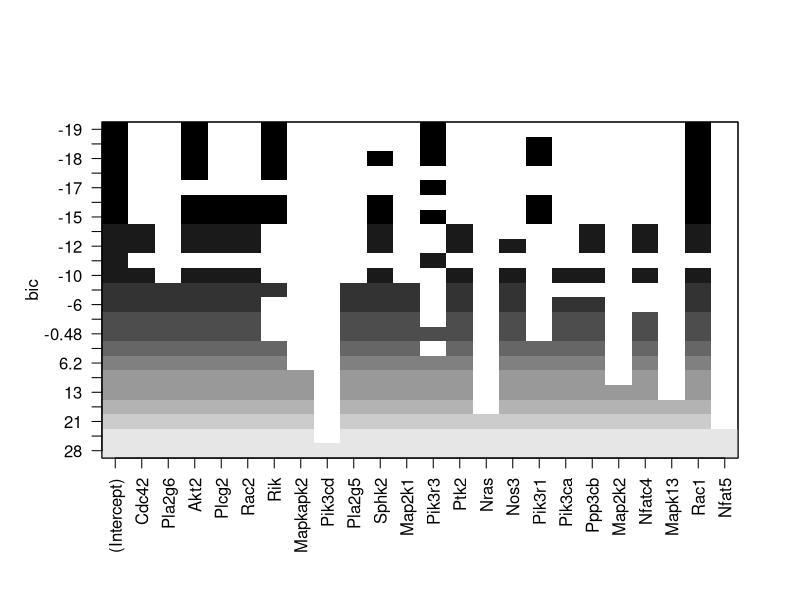

R code for this plot:
#In order to get a simple model, two approaches have been applied: Using a lasso regularizer and using BIC (which penalizes having a large number of parameters) for exhaustive subset selection, to find the most accurate and simple model
setwd("/Users/pihu_yadav/Desktop/Mice_Gene_Expression_Problem-master")
full_data<-read.csv("Kidney_2.csv")

#Performing Lasso Regression
library(glmnet)
x_data<-subset(full_data, select = -c(Mapk1,Gene.Name) )
y_data<-full_data$"Mapk1"
X <- as.matrix(x_data)
Y<-y_data
cvfit <- glmnet::cv.glmnet(X, Y)
coef(cvfit, s = "lambda.1se")
#24 x 1 sparse Matrix of class "dgCMatrix"
                     1
#(Intercept) 0.01017884
#Cdc42       .         
#Pla2g6      .         
#Akt2        .         
#Plcg2       .         
#Rac2        .         
#Rik         0.04474769
#Mapkapk2    .         
#Pik3cd      .         
#Pla2g5      .         
#Sphk2       .         
#Map2k1      .         
#Pik3r3      0.13293097
#Ptk2        .         
#Nras        .         
#Nos3        .         
#Pik3r1      .         
#Pik3ca      .         
#Ppp3cb      .         
#Map2k2      .         
#Nfatc4      .         
#Mapk13      .         
#Rac1        0.04906813
#Nfat5       .         

Y_pred<-predict(cvfit, X)
mean((Y_pred-Y)^2)
#[1] 0.01096602
#From this value we see that the lasso actually performs a good prediction, as the error is small.

#Using exhaustive best subset selection with BIC as the selection criteria
install.packages("leaps")
library(leaps)
regsubsets.out <-

    regsubsets(Mapk1~ Cdc42+Pla2g6+Akt2+Plcg2+Rac2+Rik+Mapkapk2 +Pik3cd+Pla2g5+Sphk2+Map2k1+Pik3r3+Ptk2+Nras+Nos3+Pik3r1+Pik3ca+Ppp3cb+Map2k2+Nfatc4+Mapk13+Rac1+Nfat5       

,

               data = full_data,

               nbest = 1,       # 1 best model for each number of predictors

               nvmax = NULL,    # NULL for no limit on number of variables

               force.in = NULL, force.out = NULL,

               method = "exhaustive")

summary(regsubsets.out)
#Subset selection object
#Call: regsubsets.formula(Mapk1 ~ Cdc42 + Pla2g6 + Akt2 + Plcg2 + Rac2 + 
#    Rik + Mapkapk2 + Pik3cd + Pla2g5 + Sphk2 + Map2k1 + Pik3r3 + 
#    Ptk2 + Nras + Nos3 + Pik3r1 + Pik3ca + Ppp3cb + Map2k2 + 
#    Nfatc4 + Mapk13 + Rac1 + Nfat5, data = full_data, nbest = 1, 
#    nvmax = NULL, force.in = NULL, force.out = NULL, method = "exhaustive")
#23 Variables  (and intercept)
#         Forced in Forced out
#Cdc42        FALSE      FALSE
#Pla2g6       FALSE      FALSE
#Akt2         FALSE      FALSE
#Plcg2        FALSE      FALSE
#Rac2         FALSE      FALSE
#Rik          FALSE      FALSE
#Mapkapk2     FALSE      FALSE
#Pik3cd       FALSE      FALSE
#Pla2g5       FALSE      FALSE
#Sphk2        FALSE      FALSE
#Map2k1       FALSE      FALSE
#Pik3r3       FALSE      FALSE
#Ptk2         FALSE      FALSE
#Nras         FALSE      FALSE
#Nos3         FALSE      FALSE
#Pik3r1       FALSE      FALSE
#Pik3ca       FALSE      FALSE
#Ppp3cb       FALSE      FALSE
#Map2k2       FALSE      FALSE
#Nfatc4       FALSE      FALSE
#Mapk13       FALSE      FALSE
#Rac1         FALSE      FALSE
#Nfat5        FALSE      FALSE
#1 subsets of each size up to 23
#Selection Algorithm: exhaustive
#          Cdc42 Pla2g6 Akt2 Plcg2 Rac2 Rik Mapkapk2 Pik3cd Pla2g5 Sphk2 Map2k1
#1  ( 1 )  " "   " "    " "  " "   " "  " " " "      " "    " "    " "   " "   
#2  ( 1 )  " "   " "    " "  " "   " "  " " " "      " "    " "    " "   " "   
#3  ( 1 )  " "   " "    "*"  " "   " "  "*" " "      " "    " "    " "   " "   
#4  ( 1 )  " "   " "    "*"  " "   " "  "*" " "      " "    " "    " "   " "   
#5  ( 1 )  " "   " "    "*"  " "   " "  "*" " "      " "    " "    " "   " "   
#6  ( 1 )  " "   " "    "*"  " "   " "  "*" " "      " "    " "    "*"   " "   
#7  ( 1 )  " "   " "    "*"  "*"   "*"  "*" " "      " "    " "    "*"   " "   
#8  ( 1 )  " "   " "    "*"  "*"   "*"  "*" " "      " "    " "    "*"   " "   
#9  ( 1 )  "*"   " "    "*"  "*"   "*"  " " " "      " "    " "    "*"   " "   
#10  ( 1 ) "*"   " "    "*"  "*"   "*"  " " " "      " "    " "    "*"   " "   
#11  ( 1 ) "*"   " "    "*"  "*"   "*"  " " " "      " "    " "    "*"   " "   
#12  ( 1 ) "*"   "*"    "*"  "*"   "*"  "*" " "      " "    "*"    "*"   "*"   
#13  ( 1 ) "*"   "*"    "*"  "*"   "*"  " " " "      " "    "*"    "*"   "*"   
#14  ( 1 ) "*"   "*"    "*"  "*"   "*"  " " " "      " "    "*"    "*"   "*"   
#15  ( 1 ) "*"   "*"    "*"  "*"   "*"  " " " "      " "    "*"    "*"   "*"   
#16  ( 1 ) "*"   "*"    "*"  "*"   "*"  "*" " "      " "    "*"    "*"   "*"   
#17  ( 1 ) "*"   "*"    "*"  "*"   "*"  "*" " "      " "    "*"    "*"   "*"   
#18  ( 1 ) "*"   "*"    "*"  "*"   "*"  "*" "*"      " "    "*"    "*"   "*"   
#19  ( 1 ) "*"   "*"    "*"  "*"   "*"  "*" "*"      " "    "*"    "*"   "*"   
#20  ( 1 ) "*"   "*"    "*"  "*"   "*"  "*" "*"      " "    "*"    "*"   "*"   
#21  ( 1 ) "*"   "*"    "*"  "*"   "*"  "*" "*"      " "    "*"    "*"   "*"   
#22  ( 1 ) "*"   "*"    "*"  "*"   "*"  "*" "*"      " "    "*"    "*"   "*"   
#23  ( 1 ) "*"   "*"    "*"  "*"   "*"  "*" "*"      "*"    "*"    "*"   "*"   
#          Pik3r3 Ptk2 Nras Nos3 Pik3r1 Pik3ca Ppp3cb Map2k2 Nfatc4 Mapk13 Rac1
#1  ( 1 )  "*"    " "  " "  " "  " "    " "    " "    " "    " "    " "    " " 
#2  ( 1 )  "*"    " "  " "  " "  " "    " "    " "    " "    " "    " "    "*" 
#3  ( 1 )  " "    " "  " "  " "  " "    " "    " "    " "    " "    " "    "*" 
#4  ( 1 )  "*"    " "  " "  " "  " "    " "    " "    " "    " "    " "    "*" 
#5  ( 1 )  "*"    " "  " "  " "  "*"    " "    " "    " "    " "    " "    "*" 
#6  ( 1 )  "*"    " "  " "  " "  "*"    " "    " "    " "    " "    " "    "*" 
#7  ( 1 )  " "    " "  " "  " "  "*"    " "    " "    " "    " "    " "    "*" 
#8  ( 1 )  "*"    " "  " "  " "  "*"    " "    " "    " "    " "    " "    "*" 
#9  ( 1 )  " "    "*"  " "  " "  " "    " "    "*"    " "    "*"    " "    "*" 
#10  ( 1 ) " "    "*"  " "  "*"  " "    " "    "*"    " "    "*"    " "    "*" 
#11  ( 1 ) " "    "*"  " "  "*"  " "    "*"    "*"    " "    "*"    " "    "*" 
#12  ( 1 ) " "    "*"  " "  "*"  " "    " "    " "    " "    " "    " "    "*" 
#13  ( 1 ) " "    "*"  " "  "*"  " "    "*"    "*"    " "    " "    " "    "*" 
#14  ( 1 ) " "    "*"  " "  "*"  " "    "*"    "*"    " "    "*"    " "    "*" 
#15  ( 1 ) "*"    "*"  " "  "*"  " "    "*"    "*"    " "    "*"    " "    "*" 
#16  ( 1 ) " "    "*"  " "  "*"  "*"    "*"    "*"    " "    "*"    " "    "*" 
#17  ( 1 ) "*"    "*"  " "  "*"  "*"    "*"    "*"    " "    "*"    " "    "*" 
#18  ( 1 ) "*"    "*"  " "  "*"  "*"    "*"    "*"    " "    "*"    " "    "*" 
#19  ( 1 ) "*"    "*"  " "  "*"  "*"    "*"    "*"    "*"    "*"    " "    "*" 
#20  ( 1 ) "*"    "*"  " "  "*"  "*"    "*"    "*"    "*"    "*"    "*"    "*" 
#21  ( 1 ) "*"    "*"  "*"  "*"  "*"    "*"    "*"    "*"    "*"    "*"    "*" 
#22  ( 1 ) "*"    "*"  "*"  "*"  "*"    "*"    "*"    "*"    "*"    "*"    "*" 
#23  ( 1 ) "*"    "*"  "*"  "*"  "*"    "*"    "*"    "*"    "*"    "*"    "*" 
#          Nfat5
#1  ( 1 )  " "  
#2  ( 1 )  " "  
#3  ( 1 )  " "  
#4  ( 1 )  " "  
#5  ( 1 )  " "  
#6  ( 1 )  " "  
#7  ( 1 )  " "  
#8  ( 1 )  " "  
#9  ( 1 )  " "  
#10  ( 1 ) " "  
#11  ( 1 ) " "  
#12  ( 1 ) " "  
#13  ( 1 ) " "  
#14  ( 1 ) " "  
#15  ( 1 ) " "  
#16  ( 1 ) " "  
#17  ( 1 ) " "  
#18  ( 1 ) " "  
#19  ( 1 ) " "  
#20  ( 1 ) " "  
#21  ( 1 ) " "  
#22  ( 1 ) "*"  
#23  ( 1 ) "*"  

plot(regsubsets.out)
coef(regsubsets.out,4)
#(Intercept)        Akt2         Rik      Pik3r3        Rac1 
# -0.4446112  -0.4054803   0.2207164   0.2439920   0.3171645 
